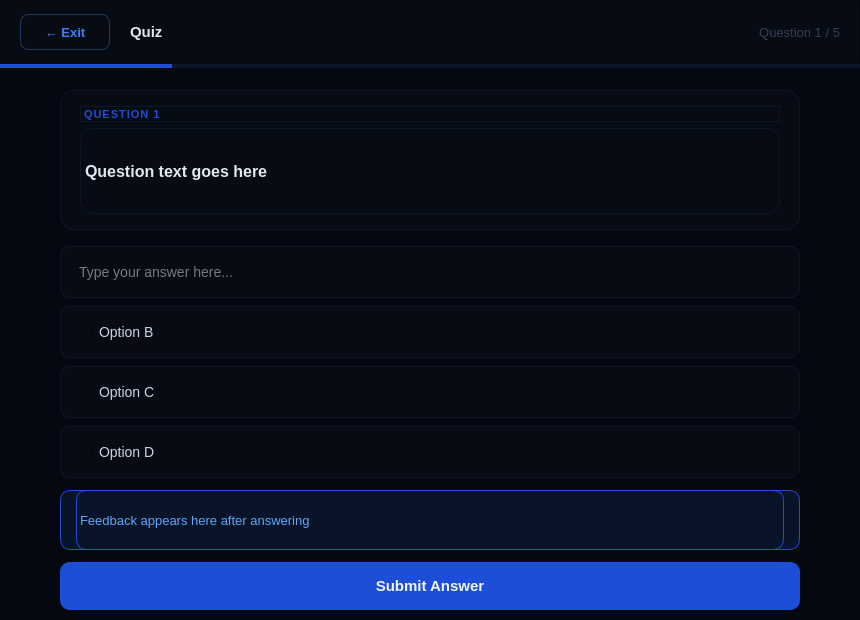
<?xml version="1.0" encoding="UTF-8"?>
<ui version="4.0">
 <class>quizwindow</class>
 <widget class="QWidget" name="quizwindow">
  <property name="geometry">
   <rect><x>0</x><y>0</y><width>860</width><height>620</height></rect>
  </property>
  <property name="windowTitle"><string>Langora — Quiz</string></property>
  <property name="styleSheet">
   <string notr="true">QWidget#quizwindow { background-color: #050810; }</string>
  </property>

  <!-- TOP BAR -->
  <widget class="QFrame" name="topbar">
   <property name="geometry"><rect><x>0</x><y>0</y><width>860</width><height>64</height></rect></property>
   <property name="styleSheet">
    <string notr="true">QFrame#topbar { background-color: #070b14; border-bottom: 1px solid #0f1629; }</string>
   </property>
   <property name="frameShape"><enum>QFrame::Shape::StyledPanel</enum></property>

   <widget class="QPushButton" name="pushButton_back">
    <property name="geometry"><rect><x>20</x><y>14</y><width>90</width><height>36</height></rect></property>
    <property name="styleSheet">
     <string notr="true">
QPushButton { background: transparent; color: #3b82f6; border: 1px solid #1e3a5f; border-radius: 8px; font-size: 13px; font-weight: bold; }
QPushButton:hover { background: #070f24; border-color: #1d4ed8; }
     </string>
    </property>
    <property name="text"><string>← Exit</string></property>
   </widget>

   <widget class="QLabel" name="label_course_title">
    <property name="geometry"><rect><x>130</x><y>14</y><width>400</width><height>36</height></rect></property>
    <property name="styleSheet"><string notr="true">QLabel { color: #e2e8f0; font-size: 15px; font-weight: bold; background: transparent; }</string></property>
    <property name="text"><string>Quiz</string></property>
   </widget>

   <widget class="QLabel" name="label_progress">
    <property name="geometry"><rect><x>680</x><y>14</y><width>160</width><height>36</height></rect></property>
    <property name="styleSheet"><string notr="true">QLabel { color: #334155; font-size: 13px; background: transparent; }</string></property>
    <property name="text"><string>Question 1 / 5</string></property>
    <property name="alignment"><set>Qt::AlignmentFlag::AlignRight|Qt::AlignmentFlag::AlignVCenter</set></property>
   </widget>
  </widget>

  <!-- PROGRESS BAR -->
  <widget class="QFrame" name="progress_bg">
   <property name="geometry"><rect><x>0</x><y>64</y><width>860</width><height>4</height></rect></property>
   <property name="styleSheet"><string notr="true">QFrame { background: #0f1629; border: none; }</string></property>
  </widget>
  <widget class="QFrame" name="progress_fill">
   <property name="geometry"><rect><x>0</x><y>64</y><width>172</width><height>4</height></rect></property>
   <property name="styleSheet"><string notr="true">QFrame { background: #1d4ed8; border: none; }</string></property>
  </widget>

  <!-- QUESTION CARD -->
  <widget class="QFrame" name="question_card">
   <property name="geometry"><rect><x>60</x><y>90</y><width>740</width><height>140</height></rect></property>
   <property name="styleSheet">
    <string notr="true">QFrame { background: #070b14; border: 1px solid #0f1629; border-radius: 14px; }</string>
   </property>
   <property name="frameShape"><enum>QFrame::Shape::StyledPanel</enum></property>

   <widget class="QLabel" name="label_question_num">
    <property name="geometry"><rect><x>20</x><y>16</y><width>700</width><height>16</height></rect></property>
    <property name="styleSheet"><string notr="true">QLabel { color: #1d4ed8; font-size: 11px; font-weight: bold; letter-spacing: 1px; background: transparent; }</string></property>
    <property name="text"><string>QUESTION 1</string></property>
   </widget>

   <widget class="QLabel" name="label_question_text">
    <property name="geometry"><rect><x>20</x><y>38</y><width>700</width><height>86</height></rect></property>
    <property name="styleSheet"><string notr="true">QLabel { color: #e2e8f0; font-size: 16px; font-weight: bold; background: transparent; }</string></property>
    <property name="text"><string>Question text goes here</string></property>
    <property name="wordWrap"><bool>true</bool></property>
    <property name="alignment"><set>Qt::AlignmentFlag::AlignLeft|Qt::AlignmentFlag::AlignVCenter</set></property>
   </widget>
  </widget>

  <!-- OPTIONS — 4 radio buttons styled as cards -->
  <widget class="QRadioButton" name="radio_0">
   <property name="geometry"><rect><x>60</x><y>246</y><width>740</width><height>52</height></rect></property>
   <property name="styleSheet">
    <string notr="true">
QRadioButton {
    color: #cbd5e1; font-size: 14px; background: #070b14;
    border: 1px solid #0f1629; border-radius: 10px; padding: 0 16px;
}
QRadioButton:hover { border-color: #1d4ed8; background: #080d18; }
QRadioButton:checked { border-color: #1d4ed8; background: #0a1428; color: #60a5fa; font-weight: bold; }
QRadioButton::indicator { width: 16px; height: 16px; }
    </string>
   </property>
   <property name="text"><string>Option A</string></property>
  </widget>

  <widget class="QRadioButton" name="radio_1">
   <property name="geometry"><rect><x>60</x><y>306</y><width>740</width><height>52</height></rect></property>
   <property name="styleSheet">
    <string notr="true">
QRadioButton {
    color: #cbd5e1; font-size: 14px; background: #070b14;
    border: 1px solid #0f1629; border-radius: 10px; padding: 0 16px;
}
QRadioButton:hover { border-color: #1d4ed8; background: #080d18; }
QRadioButton:checked { border-color: #1d4ed8; background: #0a1428; color: #60a5fa; font-weight: bold; }
QRadioButton::indicator { width: 16px; height: 16px; }
    </string>
   </property>
   <property name="text"><string>Option B</string></property>
  </widget>

  <widget class="QRadioButton" name="radio_2">
   <property name="geometry"><rect><x>60</x><y>366</y><width>740</width><height>52</height></rect></property>
   <property name="styleSheet">
    <string notr="true">
QRadioButton {
    color: #cbd5e1; font-size: 14px; background: #070b14;
    border: 1px solid #0f1629; border-radius: 10px; padding: 0 16px;
}
QRadioButton:hover { border-color: #1d4ed8; background: #080d18; }
QRadioButton:checked { border-color: #1d4ed8; background: #0a1428; color: #60a5fa; font-weight: bold; }
QRadioButton::indicator { width: 16px; height: 16px; }
    </string>
   </property>
   <property name="text"><string>Option C</string></property>
  </widget>

  <widget class="QRadioButton" name="radio_3">
   <property name="geometry"><rect><x>60</x><y>426</y><width>740</width><height>52</height></rect></property>
   <property name="styleSheet">
    <string notr="true">
QRadioButton {
    color: #cbd5e1; font-size: 14px; background: #070b14;
    border: 1px solid #0f1629; border-radius: 10px; padding: 0 16px;
}
QRadioButton:hover { border-color: #1d4ed8; background: #080d18; }
QRadioButton:checked { border-color: #1d4ed8; background: #0a1428; color: #60a5fa; font-weight: bold; }
QRadioButton::indicator { width: 16px; height: 16px; }
    </string>
   </property>
   <property name="text"><string>Option D</string></property>
  </widget>

  <!-- FILL IN BLANK input (shown only for FillBlank questions) -->
  <widget class="QLineEdit" name="lineEdit_answer">
   <property name="geometry"><rect><x>60</x><y>246</y><width>740</width><height>52</height></rect></property>
   <property name="styleSheet">
    <string notr="true">
QLineEdit {
    background: #070b14; border: 1px solid #0f1629;
    border-radius: 10px; padding: 0 16px;
    color: #e2e8f0; font-size: 14px;
}
QLineEdit:focus { border-color: #1d4ed8; }
    </string>
   </property>
   <property name="placeholderText"><string>Type your answer here...</string></property>
  </widget>

  <!-- FEEDBACK box -->
  <widget class="QFrame" name="feedback_box">
   <property name="geometry"><rect><x>60</x><y>490</y><width>740</width><height>60</height></rect></property>
   <property name="styleSheet">
    <string notr="true">QFrame { background: #0a1428; border: 1px solid #1d4ed8; border-radius: 10px; }</string>
   </property>
   <property name="frameShape"><enum>QFrame::Shape::StyledPanel</enum></property>
   <widget class="QLabel" name="label_feedback">
    <property name="geometry"><rect><x>16</x><y>0</y><width>708</width><height>60</height></rect></property>
    <property name="styleSheet"><string notr="true">QLabel { color: #60a5fa; font-size: 13px; background: transparent; }</string></property>
    <property name="text"><string>Feedback appears here after answering</string></property>
    <property name="wordWrap"><bool>true</bool></property>
    <property name="alignment"><set>Qt::AlignmentFlag::AlignLeft|Qt::AlignmentFlag::AlignVCenter</set></property>
   </widget>
  </widget>

  <!-- SUBMIT / NEXT button -->
  <widget class="QPushButton" name="pushButton_submit">
   <property name="geometry"><rect><x>60</x><y>562</y><width>740</width><height>48</height></rect></property>
   <property name="styleSheet">
    <string notr="true">
QPushButton {
    background: #1d4ed8; color: #eff6ff;
    border: none; border-radius: 10px;
    font-size: 15px; font-weight: bold;
}
QPushButton:hover { background: #2563eb; }
QPushButton:pressed { background: #1e40af; }
    </string>
   </property>
   <property name="text"><string>Submit Answer</string></property>
  </widget>

 </widget>
 <resources/>
 <connections/>
</ui>
